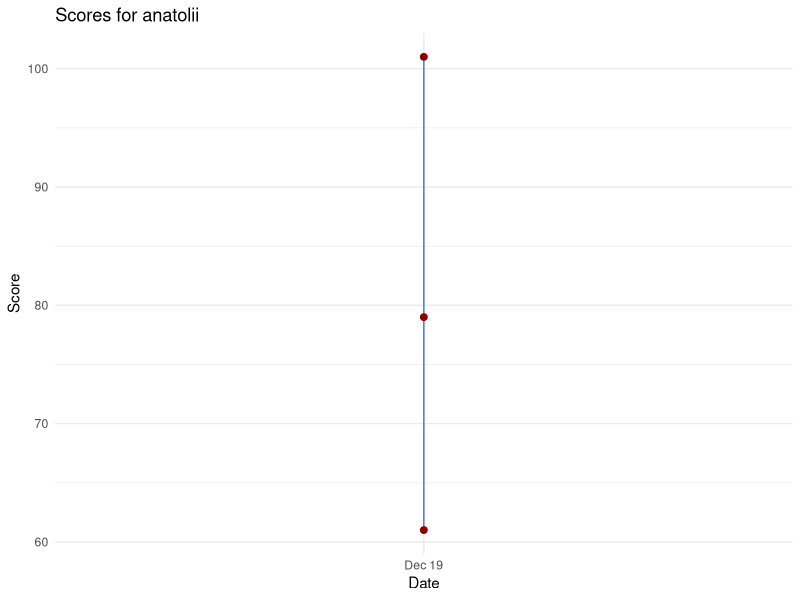

Reproduce this figure in R.
## ---- chunk 1
#| include: false
library(tidyverse)

# Load dataset
scores <- read_csv(file.path("..", "data", "scores.csv"))
player_name <- "anatolii"
player_scores <- scores %>% filter(player == player_name) %>% arrange(date)
## ---- chunk 2
#| echo: false
tibble(
    Total_Sessions = nrow(player_scores),
    Average_Score = mean(player_scores$score),
    Highest_Score = max(player_scores$score),
    Lowest_Score = min(player_scores$score)
  )
## ---- chunk 3
#| echo: false

ggplot(player_scores, aes(x = date, y = score)) +
    geom_line(group = 1, color = "steelblue") +
    geom_point(color = "darkred", size = 2) +
    labs(title = paste("Scores for", player_name),
         x = "Date", y = "Score") +
    theme_minimal()
